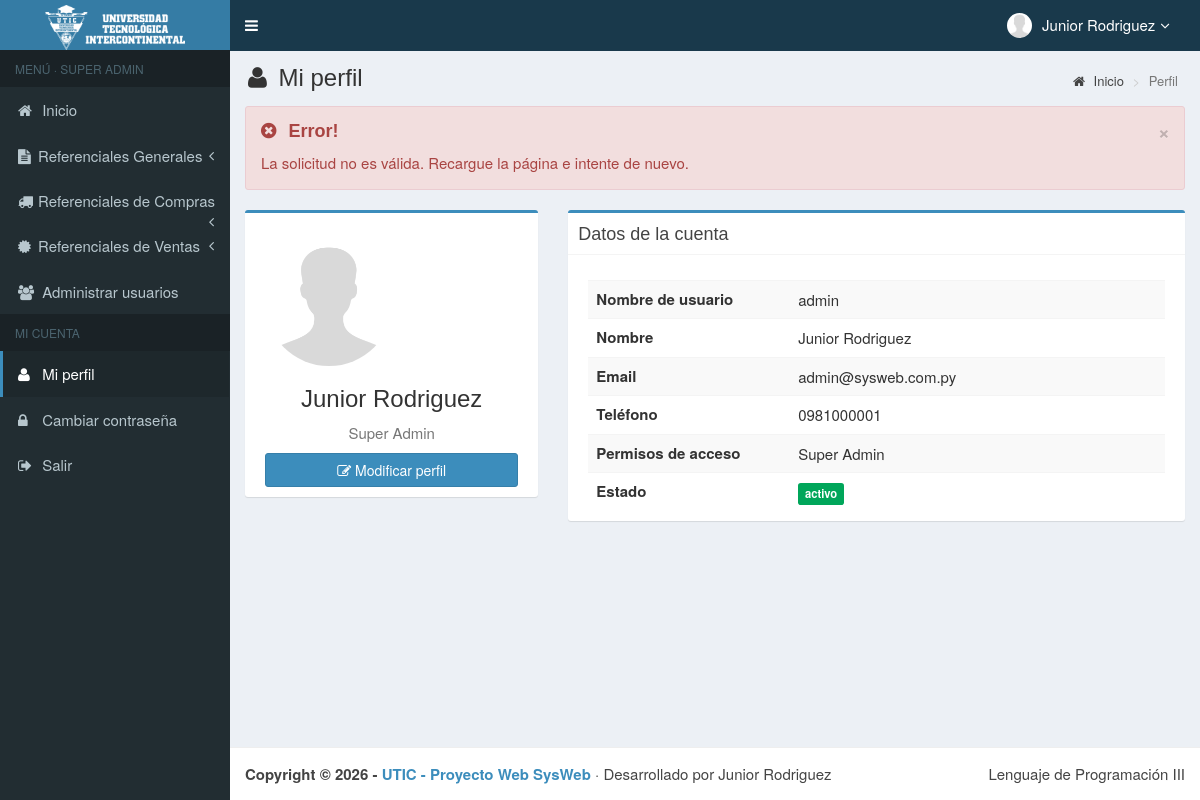
/main.php?module=profile&alert=11 (signed in), run on the app's committed database.
### tables this page shows
CREATE TABLE usuarios (
    id_user         INT          NOT NULL AUTO_INCREMENT,
    username        VARCHAR(50)  NOT NULL,
    name_user       VARCHAR(150) NOT NULL,
    password        VARCHAR(255) NOT NULL,
    email           VARCHAR(150) NULL,
    telefono        VARCHAR(20)  NULL,
    foto            VARCHAR(300) NOT NULL DEFAULT '',
    permisos_acceso VARCHAR(30)  NOT NULL,           
    status          VARCHAR(15)  NOT NULL DEFAULT 'activo',    
    PRIMARY KEY (id_user),
    UNIQUE KEY uq_usuarios_username (username)
);

### config/funciones.php (called while the page is built, shortened)
<?php
function e(?string $texto): string
{
    return htmlspecialchars($texto ?? "", ENT_QUOTES, "UTF-8");
}
function foto_usuario(?string $foto): string
{
    return "images/user/" . ($foto !== null && $foto !== "" ? rawurlencode($foto) : "user-default.png");
}

### modules/profile/view.php (the view)
<?php
$stmt = $mysqli->prepare("SELECT username, name_user, email, telefono, foto, permisos_acceso, status
                          FROM usuarios WHERE id_user = ?");
$stmt->bind_param("i", $_SESSION["id_user"]);
$stmt->execute();
$perfil = $stmt->get_result()->fetch_assoc();
$alertas = [
    1 => ["success", "Éxito!", "Tu perfil se actualizó correctamente."],
    5 => ["danger",  "Error!", "No se pudo subir la imagen. Intente nuevamente."],
    6 => ["danger",  "Error!", "La imagen no puede pesar más de 1 MB."],
    7 => ["danger",  "Error!", "La imagen debe ser de tipo JPG, JPEG o PNG."],
    10 => ["danger", "Error!", "Datos incompletos o inválidos. Revise el formulario."],
    11 => ["danger", "Error!", "La solicitud no es válida. Recargue la página e intente de nuevo."],
];
$alerta = $alertas[(int) ($_GET["alert"] ?? 0)] ?? null;
?>
<section class="content-header">
    <h1><i class="fa fa-user icon-title"></i> Mi perfil</h1>
    <ol class="breadcrumb">
        <li><a href="?module=start"><i class="fa fa-home"></i> Inicio</a></li>
        <li class="active">Perfil</li>
    </ol>
</section>
<section class="content">
    <?php if ($alerta): ?>
        <div class="alert alert-<?= $alerta[0] ?> alert-dismissable">
            <button type="button" class="close" data-dismiss="alert" aria-hidden="true">&times;</button>
            <h4><i class="icon fa <?= $alerta[0] === "success" ? "fa-check-circle" : "fa-times-circle" ?>"></i> <?= $alerta[1] ?></h4>
            <?= $alerta[2] ?>
        </div>
    <?php endif; ?>
    <div class="row">
        <div class="col-md-4">
            <div class="box box-primary">
                <div class="box-body box-profile">
                    <img class="profile-user-img img-responsive img-circle" style="width:128px;height:128px;object-fit:cover"
                         src="<?= foto_usuario($perfil["foto"]) ?>" alt="Foto de perfil">
                    <h3 class="profile-username text-center"><?= e($perfil["name_user"]) ?></h3>
                    <p class="text-muted text-center"><?= e($perfil["permisos_acceso"]) ?></p>
                    <a href="?module=form_profile" class="btn btn-primary btn-block"><i class="fa fa-edit"></i> Modificar perfil</a>
                </div>
            </div>
        </div>
        <div class="col-md-8">
            <div class="box box-primary">
                <div class="box-header with-border"><h3 class="box-title">Datos de la cuenta</h3></div>
                <div class="box-body">
                    <table class="table table-striped">
                        <tr><th width="35%">Nombre de usuario</th><td><?= e($perfil["username"]) ?></td></tr>
                        <tr><th>Nombre</th><td><?= e($perfil["name_user"]) ?></td></tr>
                        <tr><th>Email</th><td><?= e($perfil["email"]) ?: "<span class='text-muted'>Sin cargar</span>" ?></td></tr>
                        <tr><th>Teléfono</th><td><?= e($perfil["telefono"]) ?: "<span class='text-muted'>Sin cargar</span>" ?></td></tr>
                        <tr><th>Permisos de acceso</th><td><?= e($perfil["permisos_acceso"]) ?></td></tr>
                        <tr><th>Estado</th><td><span class="label label-success"><?= e($perfil["status"]) ?></span></td></tr>
                    </table>
                </div>
            </div>
        </div>
    </div>
</section>

### top-menu.php (shortened to what this page needs)
<?php
$stmt = $mysqli->prepare("SELECT name_user, foto, permisos_acceso FROM usuarios WHERE id_user = ?");
$stmt->bind_param("i", $_SESSION["id_user"]);
$stmt->execute();
$usuario_top = $stmt->get_result()->fetch_assoc();
?>
<li class="dropdown user user-menu">
    <a href="#" class="dropdown-toggle" data-toggle="dropdown">
        <img src="<?= foto_usuario($usuario_top["foto"]) ?>" class="user-image" alt="Imagen de usuario">
        <span class="hidden-xs"><?= e($usuario_top["name_user"]) ?><i style="margin-left:5px" class="fa fa-angle-down"></i></span>
    </a>
</li>

### assets/css/style.css (style rules this page uses)
.bg-green, .callout.callout-success, .alert-success, .label-success, .modal-success .modal-body { background-color: #dff0d8 !important; }
.bg-red, .callout.callout-danger, .alert-danger, .alert-error, .label-danger, .modal-danger .modal-body { background-color: #f2dede !important; }
.alert-danger, .alert-error { border-color: #ebccd1; }
.content-header { padding: 15px 18px 0; position: relative; }
.content-header > .breadcrumb { background: transparent none repeat scroll 0 0; border-radius: 2px; float: right; font-size: 13px; margin-bottom: 0; margin-top: 0; padding: 7px 12px; position: absolute; right: 10px; top: 15px; }
.icon-title { margin-right: 5px; }
body { background-color: #fff; color: #333; font-size: 15px; line-height: 1.42857; }

### main.php (style rules this page uses)
.label.label-success { background-color: #00a65a !important; color: #fff; }

### data on the page
usuarios: name_user "Junior Rodriguez", permisos_acceso "Super Admin", username "admin", email "admin@sysweb.com.py", telefono "0981000001", status "activo"

### other printed values
$nivel "SUPER ADMIN"
$alerta[1] "Error!"
$alerta[2] "La solicitud no es válida. Recargue la página e intente de nuevo."
